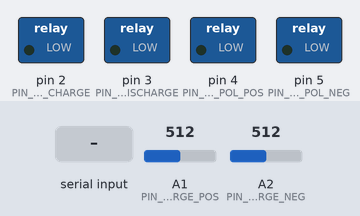
A sketch run on a simulated Arduino Uno, built with avr-gcc and run on an emulated ATmega328P. Shown: switched loads named in the sketch (green lamp = pin HIGH). The test bench sets the inputs (shaded band); at power-on: A1 (PIN_ADC_DISCHARGE_POS) = 512, A2 (PIN_ADC_DISCHARGE_NEG) = 512. Pins used as bus, display or sensor lines are not drawn; what the sketch prints to the serial monitor is not drawn.

Above: at 1.2 s.
1.3 s: byte 1 (CMD_TRIGGER) received over Serial
2.9 s: "1" received over Serial
4.4 s: byte 51 (CMD_MUX_3) received over Serial
5.9 s: byte 83 (CMD_MUX_START) received over Serial
7.4 s: byte 88 (CMD_MUX_STOP) received over Serial
8.9 s: "2" received over Serial
Timing chart, 0 to 11.4 s (numbered marks = the images above; inputs shaded):
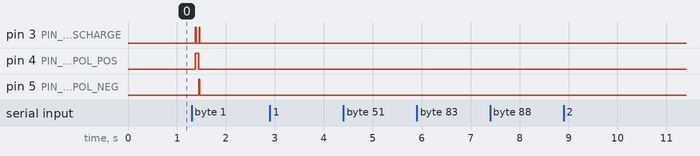

Measured:
- after the input at 1.3 s, pin 3 (PIN_RELAY_DISCHARGE): alternates HIGH for 0.02 s and LOW for 0.06 s, 4 changes in all, then stays LOW, starting after 0.07 s; pin 4 (PIN_RELAY_POL_POS): LOW → HIGH after 0.07 s, → LOW 0.07 s later; pin 5 (PIN_RELAY_POL_NEG): LOW → HIGH after 0.15 s, → LOW 0.02 s later
- after the input at 2.9 s, every drawn part: stays the same
- after the input at 4.4 s, every drawn part: stays the same
- after the input at 5.9 s, every drawn part: stays the same
- after the input at 7.4 s, every drawn part: stays the same
- after the input at 8.9 s, every drawn part: stays the same

The sketch:

ECG_Control_Arduino.ino
```cpp
#include <TimerOne.h>

// ===================== Protocolo Serial =====================
#define CMD_TRIGGER 0x01
#define CMD_MUX_0   '0'
#define CMD_MUX_1   '1'
#define CMD_MUX_2   '2'
#define CMD_MUX_3   '3'
#define CMD_MUX_START 'S'
#define CMD_MUX_STOP  'X'

// ===================== Pines Relés =====================
#define PIN_RELAY_CHARGE      2
#define PIN_RELAY_DISCHARGE   3
#define PIN_RELAY_POL_POS     4
#define PIN_RELAY_POL_NEG     5

// ===================== Pines ADC =====================
#define PIN_ADC_CHARGE        A0
#define PIN_ADC_DISCHARGE_POS A1
#define PIN_ADC_DISCHARGE_NEG A2

// ===================== Pines MUX =====================
#define PIN_MUX_S0            6
#define PIN_MUX_S1            7

// ===================== Parámetros Cardioversor =====================
static const float R_SHUNT = 0.1f;         // ohm
static const float K_DIV_CHARGE = 0.122f;  // divisor V_cap (Vadc = Vcap * K_DIV)
static const float V_AREF = 5.0f;
static const uint16_t ADC_MAX = 1023;
static const float ADC_ATTENUATION = 5.0f; // factor atenuación entrada ADC ×5
static const float C_CAP = 470e-6f;        // 470 µF capacitor

// Objetivos de PORCENTAJE de energía por fase (0-100%)
static float g_target_percent_pos = 50.0f;  // % energía fase +
static float g_target_percent_neg = 35.0f;  // % energía fase -
// Reserva 15% mínimo para protección capacitor
static const float MIN_RESERVE_PERCENT = 15.0f;

// Voltaje objetivo de carga
static float g_target_vcap_V = 20.0f;

// Energías calculadas dinámicamente
static volatile float g_E_total_J = 0.0f;       // energía total almacenada al armar
static volatile float g_target_energy_pos_J = 0.0f;
static volatile float g_target_energy_neg_J = 0.0f;

// Temporizaciones (ms)
static const uint32_t DISCH_POS_MS = 40;
static const uint32_t DISCH_NEG_MS = 40;
static const uint32_t SAFE_MS = 1;
static const uint32_t CHARGE_TIMEOUT_MS = 4000;
static const uint32_t REFRACT_MS = 200;

// ===================== FSM Estados =====================
enum DefibState {
  DEFIB_IDLE,
  DEFIB_CHARGING,
  DEFIB_ARMED,
  DEFIB_DISCHARGING_POS,
  DEFIB_DISCHARGING_NEG,
  DEFIB_SAFE,
  DEFIB_REFRACT
};

static volatile DefibState g_state = DEFIB_IDLE;
static volatile bool g_triggerBusy = false;
static volatile uint32_t g_phaseStartMs = 0;
static volatile uint32_t g_chargeStartMs = 0;
static volatile uint32_t g_refractStartMs = 0;

// Energía integrada
static volatile float g_energy_pos_J = 0.0f;
static volatile float g_energy_neg_J = 0.0f;

// ===================== ADC Timer =====================
static const unsigned long ADC_SAMPLE_PERIOD_US = 1000; // 1 kHz
static volatile bool g_adc_timer_active = false;
static volatile uint16_t g_last_vcap_counts = 0;
static uint32_t g_last_adc_us = 0;
static float g_P_prev = 0.0f;

// ===================== MUX Estado =====================
static volatile uint8_t g_mux_state = 0;
static volatile bool g_mux_auto = false;
static volatile uint32_t g_mux_auto_ms = 3000;
static volatile uint32_t g_mux_last_switch = 0;

// ===================== Utilidades ADC =====================
static inline float adc_to_volts(uint16_t counts) {
  // Incluye factor atenuación ×5
  return (counts / (float)ADC_MAX) * V_AREF * ADC_ATTENUATION;
}

static inline float adc_to_vcap(uint16_t counts) {
  float vadc = (counts / (float)ADC_MAX) * V_AREF; // sin atenuación, directo del divisor
  return vadc / K_DIV_CHARGE;
}

// Cálculo de energía total del capacitor: E = 0.5 * C * V²
static inline float capacitor_energy(float vcap) {
  return 0.5f * C_CAP * vcap * vcap;
}

// ===================== ISR Timer ADC =====================
void adc_timer_isr() {
  if (!g_adc_timer_active) return;

  uint32_t now_us = micros();
  float dt = (g_last_adc_us == 0) ? 0.001f : (now_us - g_last_adc_us) * 1e-6f;
  g_last_adc_us = now_us;

  if (g_state == DEFIB_DISCHARGING_POS) {
    uint16_t vload_counts = analogRead(PIN_ADC_DISCHARGE_POS);
    float Vload = adc_to_volts(vload_counts);
    // Corriente: asumimos que midemos caída en shunt (pin separado o cálculo indirecto)
    // Si mides V_load directo, necesitas otro canal para V_shunt
    // Aquí simplificamos: I ≈ Vload / (R_load_equiv), pero mejor tener shunt dedicado
    // Para demo, usamos Vload como proxy; en producción, mide V_shunt aparte
    float I = Vload / 10.0f; // asume carga ~10Ω equivalente (ajusta según tu circuito)
    float P = Vload * I;
    g_energy_pos_J += 0.5f * (g_P_prev + P) * dt;
    g_P_prev = P;
  }
  else if (g_state == DEFIB_DISCHARGING_NEG) {
    uint16_t vload_counts = analogRead(PIN_ADC_DISCHARGE_NEG);
    float Vload = adc_to_volts(vload_counts);
    float I = Vload / 10.0f;
    float P = Vload * I;
    g_energy_neg_J += 0.5f * (g_P_prev + P) * dt;
    g_P_prev = P;
  }
}

// ===================== Control Relés =====================
static inline void set_all_relays_low() {
  digitalWrite(PIN_RELAY_CHARGE, LOW);
  digitalWrite(PIN_RELAY_DISCHARGE, LOW);
  digitalWrite(PIN_RELAY_POL_POS, LOW);
  digitalWrite(PIN_RELAY_POL_NEG, LOW);
}

// ===================== MUX Apply =====================
static inline void mux_apply(uint8_t state) {
  digitalWrite(PIN_MUX_S0, (state & 0x01) ? HIGH : LOW);
  digitalWrite(PIN_MUX_S1, (state & 0x02) ? HIGH : LOW);
  Serial.print("MUX=");
  switch(state) {
    case 0: Serial.println("I"); break;
    case 1: Serial.println("II"); break;
    case 2: Serial.println("III"); break;
    case 3: Serial.println("aVR"); break;
    default: Serial.println("?"); break;
  }
}

// ===================== FSM Cardioversor =====================
void fsm_step() {
  uint32_t now = millis();

  switch (g_state) {
    case DEFIB_IDLE:
      break;

    case DEFIB_CHARGING: {
      digitalWrite(PIN_RELAY_CHARGE, HIGH);
      uint16_t c = analogRead(PIN_ADC_CHARGE);
      g_last_vcap_counts = c;
      float vcap = adc_to_vcap(c);

      if (vcap >= g_target_vcap_V) {
        digitalWrite(PIN_RELAY_CHARGE, LOW);

        // Calcular energía total y objetivos por fase
        g_E_total_J = capacitor_energy(vcap);

        // Validar porcentajes
        float total_percent = g_target_percent_pos + g_target_percent_neg;
        if (total_percent > (100.0f - MIN_RESERVE_PERCENT)) {
          Serial.println("[FSM] ERROR: Porcentajes exceden límite (deben sumar <85%)");
          set_all_relays_low();
          g_state = DEFIB_REFRACT;
          g_refractStartMs = now;
          g_triggerBusy = false;
          break;
        }

        g_target_energy_pos_J = g_E_total_J * (g_target_percent_pos / 100.0f);
        g_target_energy_neg_J = g_E_total_J * (g_target_percent_neg / 100.0f);

        Serial.print("[FSM] ARMED Vcap=");
        Serial.print(vcap, 2);
        Serial.print("V E_total=");
        Serial.print(g_E_total_J, 4);
        Serial.print("J E+_target=");
        Serial.print(g_target_energy_pos_J, 4);
        Serial.print("J (");
        Serial.print(g_target_percent_pos, 1);
        Serial.print("%) E-_target=");
        Serial.print(g_target_energy_neg_J, 4);
        Serial.print("J (");
        Serial.print(g_target_percent_neg, 1);
        Serial.println("%)");

        g_state = DEFIB_ARMED;
      } else if ((now - g_chargeStartMs) >= CHARGE_TIMEOUT_MS) {
        digitalWrite(PIN_RELAY_CHARGE, LOW);
        set_all_relays_low();
        g_state = DEFIB_REFRACT;
        g_refractStartMs = now;
        g_triggerBusy = false;
        Serial.println("[FSM] FAIL:CHARGE_TIMEOUT");
      }
    } break;

    case DEFIB_ARMED: {
      g_state = DEFIB_DISCHARGING_POS;
      g_phaseStartMs = now;
      g_energy_pos_J = 0.0f;
      g_P_prev = 0.0f;
      g_last_adc_us = 0;
      g_adc_timer_active = true;

      digitalWrite(PIN_RELAY_DISCHARGE, LOW);
      digitalWrite(PIN_RELAY_POL_POS, HIGH);
      digitalWrite(PIN_RELAY_POL_NEG, LOW);
      delay(5);
      digitalWrite(PIN_RELAY_DISCHARGE, HIGH);
      Serial.println("[FSM] DISCH_POS start");
    } break;

    case DEFIB_DISCHARGING_POS: {
      if (g_energy_pos_J >= g_target_energy_pos_J || (now - g_phaseStartMs) >= DISCH_POS_MS) {
        digitalWrite(PIN_RELAY_DISCHARGE, LOW);
        float percent_delivered = (g_E_total_J > 0) ? (g_energy_pos_J / g_E_total_J * 100.0f) : 0.0f;
        Serial.print("[FSM] DISCH_POS end E=");
        Serial.print(g_energy_pos_J, 4);
        Serial.print("J (");
        Serial.print(percent_delivered, 1);
        Serial.println("% del total)");

        g_state = DEFIB_DISCHARGING_NEG;
        g_phaseStartMs = now;
        g_energy_neg_J = 0.0f;
        g_P_prev = 0.0f;
        g_last_adc_us = 0;

        digitalWrite(PIN_RELAY_POL_POS, LOW);
        delay(5);
        digitalWrite(PIN_RELAY_POL_NEG, HIGH);
        delay(5);
        digitalWrite(PIN_RELAY_DISCHARGE, HIGH);
        Serial.println("[FSM] DISCH_NEG start");
      }
    } break;

    case DEFIB_DISCHARGING_NEG: {
      if (g_energy_neg_J >= g_target_energy_neg_J || (now - g_phaseStartMs) >= DISCH_NEG_MS) {
        digitalWrite(PIN_RELAY_DISCHARGE, LOW);
        digitalWrite(PIN_RELAY_POL_NEG, LOW);
        g_adc_timer_active = false;

        float percent_delivered = (g_E_total_J > 0) ? (g_energy_neg_J / g_E_total_J * 100.0f) : 0.0f;
        float total_delivered = g_energy_pos_J + g_energy_neg_J;
        float total_percent = (g_E_total_J > 0) ? (total_delivered / g_E_total_J * 100.0f) : 0.0f;

        Serial.print("[FSM] DISCH_NEG end E=");
        Serial.print(g_energy_neg_J, 4);
        Serial.print("J (");
        Serial.print(percent_delivered, 1);
        Serial.println("% del total)");
        Serial.print("[FSM] Total entregado: ");
        Serial.print(total_delivered, 4);
        Serial.print("J (");
        Serial.print(total_percent, 1);
        Serial.print("% de ");
        Serial.print(g_E_total_J, 4);
        Serial.println("J)");

        g_state = DEFIB_SAFE;
        g_phaseStartMs = now;
        Serial.println("[FSM] SAFE");
      }
    } break;

    case DEFIB_SAFE: {
      if ((now - g_phaseStartMs) >= SAFE_MS) {
        set_all_relays_low();
        g_state = DEFIB_REFRACT;
        g_refractStartMs = now;
        g_triggerBusy = false;
        Serial.println("[FSM] SUCCESS -> REFRACT");
      }
    } break;

    case DEFIB_REFRACT: {
      if ((now - g_refractStartMs) >= REFRACT_MS) {
        g_state = DEFIB_IDLE;
        Serial.println("[FSM] IDLE");
      }
    } break;
  }
}

// ===================== Parser Serial =====================
void handle_serial() {
  while (Serial.available() > 0) {
    uint8_t b = Serial.read();

    if (b == CMD_TRIGGER) {
      if (g_state == DEFIB_IDLE && !g_triggerBusy) {
        g_triggerBusy = true;
        g_state = DEFIB_CHARGING;
        g_chargeStartMs = millis();
        g_energy_pos_J = 0.0f;
        g_energy_neg_J = 0.0f;
        set_all_relays_low();
        Serial.println("[CMD] TRIGGER accepted -> CHARGING");
      } else {
        Serial.println("[CMD] TRIGGER rejected (BUSY/REFRACT)");
      }
    }
    else if (b == CMD_MUX_0) {
      g_mux_state = 0;
      g_mux_auto = false;
      mux_apply(g_mux_state);
    }
    else if (b == CMD_MUX_1) {
      g_mux_state = 1;
      g_mux_auto = false;
      mux_apply(g_mux_state);
    }
    else if (b == CMD_MUX_2) {
      g_mux_state = 2;
      g_mux_auto = false;
      mux_apply(g_mux_state);
    }
    else if (b == CMD_MUX_3) {
      g_mux_state = 3;
      g_mux_auto = false;
      mux_apply(g_mux_state);
    }
    else if (b == CMD_MUX_START) {
      g_mux_auto = true;
      g_mux_last_switch = millis();
      Serial.println("[CMD] MUX AUTO ON");
    }
    else if (b == CMD_MUX_STOP) {
      g_mux_auto = false;
      Serial.println("[CMD] MUX AUTO OFF");
    }
  }
}

// ===================== MUX Auto =====================
void mux_auto_step() {
  if (!g_mux_auto) return;
  uint32_t now = millis();
  if ((now - g_mux_last_switch) >= g_mux_auto_ms) {
    g_mux_last_switch = now;
    g_mux_state = (g_mux_state + 1) % 4;
    mux_apply(g_mux_state);
  }
}

// ===================== Setup =====================
void setup() {
  Serial.begin(9600);
  analogReference(DEFAULT);

  pinMode(PIN_RELAY_CHARGE, OUTPUT);
  pinMode(PIN_RELAY_DISCHARGE, OUTPUT);
  pinMode(PIN_RELAY_POL_POS, OUTPUT);
  pinMode(PIN_RELAY_POL_NEG, OUTPUT);
  set_all_relays_low();

  pinMode(PIN_ADC_CHARGE, INPUT);
  pinMode(PIN_ADC_DISCHARGE_POS, INPUT);
  pinMode(PIN_ADC_DISCHARGE_NEG, INPUT);

  pinMode(PIN_MUX_S0, OUTPUT);
  pinMode(PIN_MUX_S1, OUTPUT);
  mux_apply(g_mux_state);

  Timer1.initialize(ADC_SAMPLE_PERIOD_US);
  Timer1.attachInterrupt(adc_timer_isr);

  Serial.println("READY");
  Serial.print("Config: Vcap_target=");
  Serial.print(g_target_vcap_V, 1);
  Serial.print("V E+%=");
  Serial.print(g_target_percent_pos, 1);
  Serial.print(" E-%=");
  Serial.println(g_target_percent_neg, 1);
}

// ===================== Loop =====================
void loop() {
  handle_serial();
  fsm_step();
  mux_auto_step();
  delay(1);
}
```
